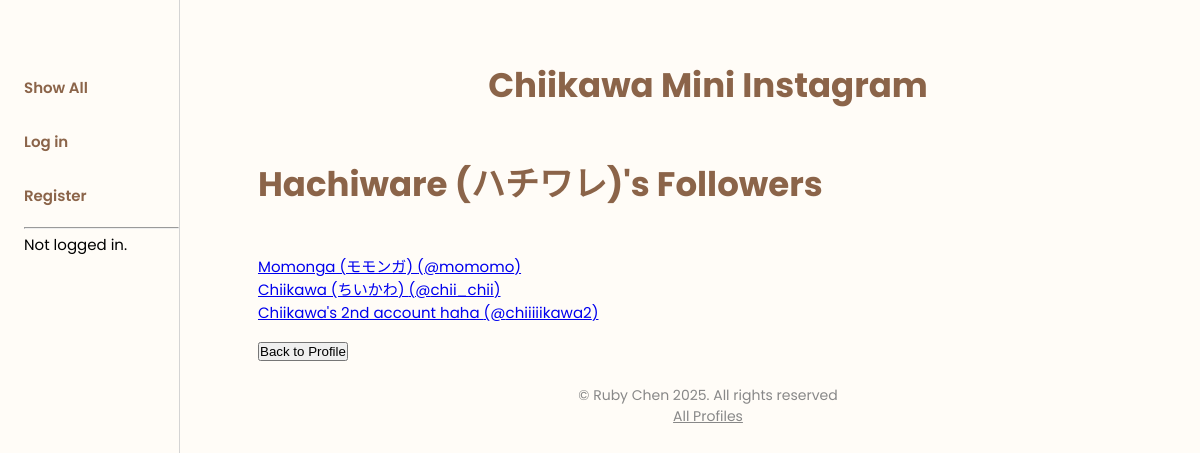
Page /mini_insta/profile/1/followers on the committed database.
### mini_insta/models.py (models this page shows, shortened)
class Profile(models.Model):
    username = models.TextField(blank=True)
    display_name = models.TextField(blank=True)
    bio_text = models.TextField(blank=True)
    join_date = models.DateTimeField(auto_now=True)
    user = models.ForeignKey(User, on_delete=models.CASCADE) ## NEW user foreign key
    profile_image_url = models.URLField(blank=True)
    def get_followers(self):
        followers_query = Follow.objects.filter(profile=self)
        followers = [follow.follower_profile for follow in followers_query]
        return followers

### mini_insta/views.py (the view)
# urls.py: path('profile/<int:pk>/followers', ShowFollowersDetailView.as_view(), name='show_followers'),
class ShowFollowersDetailView(DetailView):
    model = Profile
    template_name = "mini_insta/show_followers.html"
    context_object_name = "profile"

### mini_insta/templates/mini_insta/show_followers.html
{% extends 'mini_insta/base.html' %}
{% block content %}
    <h1>{{ profile.display_name }}'s Followers</h1>
    <ul>
    {% if profile.get_followers %}
        {% for p in profile.get_followers %}
        <li>
            <a href="{% url 'show_profile' p.pk %}">
            {{ p.display_name }} (@{{ p.username }})
            </a>
        </li>
        {% endfor %}
    {% else %}
        <li>No followers yet.</li>
    {% endif %}
    </ul>
    <form action="{% url 'show_profile' profile.pk %}" method="get" style="display:inline;">
            <button type="submit" class="primary buttons">Back to Profile</button>
    </form>
{% endblock %}

### static/styles-mini-insta-updated.css (style rules this page uses)
* { margin: 0; padding: 0; box-sizing: border-box; }
ul { list-style: none; display: flex; flex-direction: column; }
body { margin: 5% 0 0 18%; font-family: poppins, sans-serif; display: flex; background-color: #FFFCF7; flex-direction: column; align-items: center; height: 100vh; gap: 3%; font-size: calc(3px + 1vw); }
h1 { font-size: calc(10px + 2vw); margin-bottom: 5%; color: #8B6449; }
.primary.buttons { margin-top: 2%; }

### rows in the picture
Profile: display_name "Hachiware (ハチワレ)"
Profile: display_name "Momonga (モモンガ)", username "momomo"
Profile: display_name "Chiikawa (ちいかわ)", username "chii_chii"
Profile: display_name "Chiikawa's 2nd account haha", username "chiiiiikawa2"
